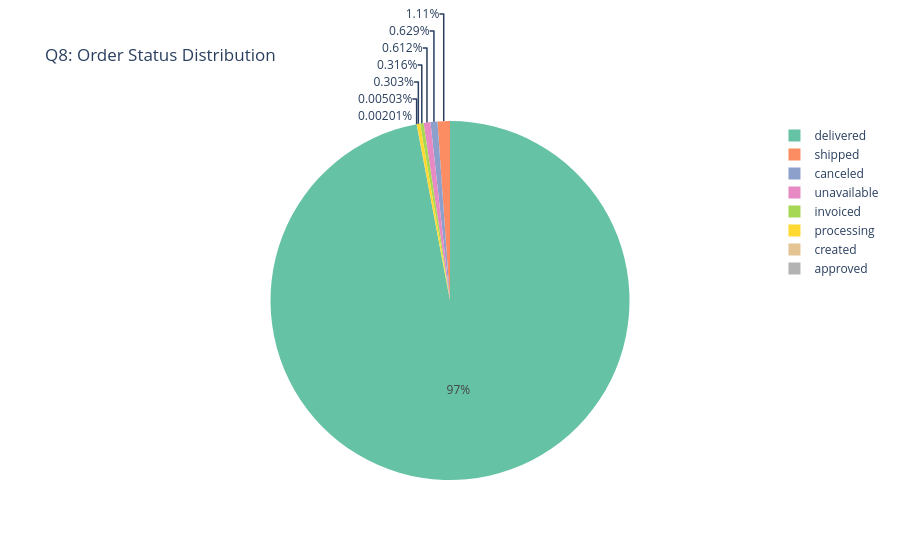

Notebook source saved alongside this figure:
### Code cell
# =============================================================================
# 13. ORDER CANCELLATION RATE# 
# =============================================================================

status_counts = df_orders_ts['order_status'].value_counts().reset_index()
status_counts.columns = ['order_status', 'count']
total_orders = status_counts['count'].sum()
cancelled = status_counts[status_counts['order_status'] == 'canceled']['count'].sum()

print(f"Total Orders:      {total_orders:,}")
print(f"Cancelled Orders:  {cancelled:,}")
print(f"Cancellation Rate: {cancelled/total_orders*100:.2f}%")
display(status_counts)

fig = px.pie(
    status_counts, names='order_status', values='count',
    title='Q8: Order Status Distribution',
    color_discrete_sequence=px.colors.qualitative.Set2
)
fig.show()

print("""
INSIGHT: Cancellation rate <1% — strong platform reliability.
Low cancellation does NOT mean high loyalty — repeat rate is still only ~3%.
""")

### Figure 1 — Plotly figure (JSON) as saved in the notebook; plotly's stock layout.template omitted (floating-point values rounded to 4 significant figures)
{"data": [{"domain": {"x": [0, 1], "y": [0, 1]}, "hovertemplate": "order_status=%{label}<br>count=%{value}<extra></extra>", "labels": ["delivered", "shipped", "canceled", "unavailable", "invoiced", "processing", "created", "approved"], "legendgroup": "", "name": "", "showlegend": true, "type": "pie", "values": [96478, 1107, 625, 609, 314, 301, 5, 2]}], "layout": {"legend": {"tracegroupgap": 0}, "piecolorway": ["rgb(102,194,165)", "rgb(252,141,98)", "rgb(141,160,203)", "rgb(231,138,195)", "rgb(166,216,84)", "rgb(255,217,47)", "rgb(229,196,148)", "rgb(179,179,179)"], "title": {"text": "Q8: Order Status Distribution"}}}
